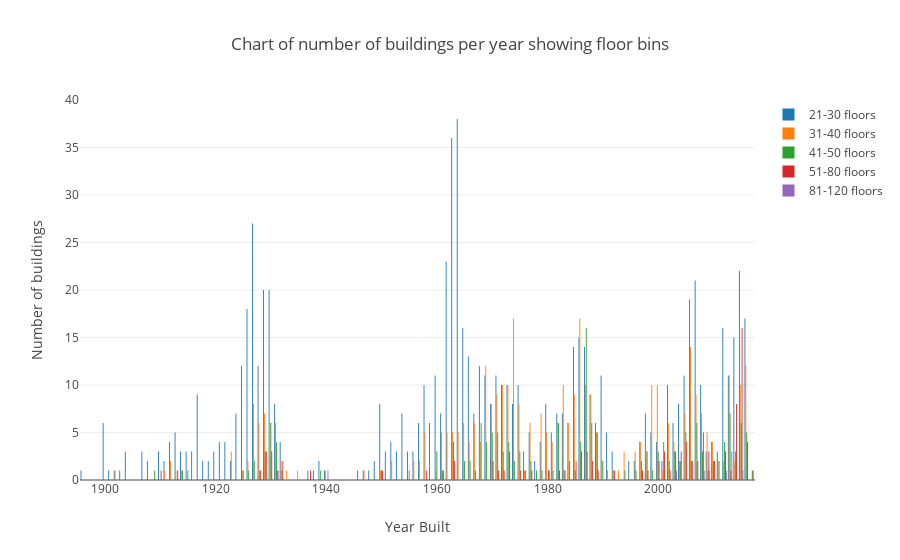

Notebook cell for this chart:
### Code cell
pd.options.display.max_rows = None

#Get subset of records where the number of floors is greater than equal to 20
ny_20fl_abv = ny[ny['NumFloors'] >= 20]


#create bins of increasing proportion to capture high bounds of number of floors
bins =[20,30,40,50,80,120]
group_names =['21-30 floors', '31-40 floors','41-50 floors','51-80 floors','81-120 floors']

#Create floor_bin variable
ny_20fl_abv['floor_bin'] = pd.cut(ny_20fl_abv['NumFloors'],bins,labels=group_names)

b= pd.DataFrame(ny_20fl_abv.groupby(['YearBuilt','floor_bin']).BBL.agg(['count']).reset_index().rename(columns={'count': 'No_buildings'}))

#transform the building count to log so that the small number of buildings that had high number of floors 
#in earlier years will be highlighted
#b.No_buildings =1/(b.No_buildings)


trace1 = go.Bar(
    x=b[(b.floor_bin == '21-30 floors') ].YearBuilt,
    y=b[(b.floor_bin == '21-30 floors') ].No_buildings,
    name='21-30 floors'
)
trace2 = go.Bar(
    x=b[(b.floor_bin == '31-40 floors') ].YearBuilt,
    y=b[(b.floor_bin == '31-40 floors') ].No_buildings,
    name='31-40 floors'
)

trace3 = go.Bar(
    x=b[(b.floor_bin == '41-50 floors') ].YearBuilt,
    y=b[(b.floor_bin == '41-50 floors') ].No_buildings,
    name='41-50 floors'
)

trace4 = go.Bar(
    x=b[(b.floor_bin == '51-80 floors') ].YearBuilt,
    y=b[(b.floor_bin == '51-80 floors') ].No_buildings,
    name='51-80 floors'
)

trace5 = go.Bar(
    x=b[(b.floor_bin == '81-120 floors') ].YearBuilt,
    y=b[(b.floor_bin == '81-120 floors') ].No_buildings,
    name='81-120 floors'
)





data = [trace1, trace2, trace3, trace4, trace5]
layout = go.Layout(
    barmode='group',
    title='Chart of number of buildings per year showing floor bins',
     xaxis={'title': 'Year Built'},
     yaxis= {'title': 'Number of buildings'},
)
fig = go.Figure(data=data, layout=layout)
plotly.offline.iplot(fig, filename='basic-bar')

### Figure 1 — Plotly figure (JSON) as saved in the notebook; plotly's stock layout.template omitted (floating-point values rounded to 4 significant figures)
{"data": [{"name": "21-30 floors", "type": "bar", "x": [1896, 1900, 1901, 1902, 1903, 1904, 1907, 1908, 1910, 1911, 1912, 1913, 1914, 1915, 1916, 1917, 1918, 1919, 1920, 1921, 1922, 1923, 1924, 1925, 1926, 1927, 1928, 1929, 1930, 1931, 1932, 1937, 1938, 1939, 1940, 1946, 1947, 1948, 1949, 1950, 1951, 1952, 1953, 1954, 1955, 1956, 1957, 1958, 1959, 1960, 1961, 1962, 1963, 1964, 1965, 1966, 1967, 1968, 1969, 1970, 1971, 1972, 1973, 1974, 1975, 1976, 1977, 1978, 1979, 1980, 1981, 1982, 1983, 1984, 1985, 1986, 1987, 1988, 1989, 1990, 1991, 1992, 1995, 1996, 1997, 1998, 1999, 2000, 2001, 2002, 2003, 2004, 2005, 2006, 2007, 2008, 2009, 2010, 2011, 2012, 2013, 2014, 2015, 2016], "y": [1, 6, 1, 1, 1, 3, 3, 2, 3, 2, 4, 5, 3, 3, 3, 9, 2, 2, 3, 4, 4, 2, 7, 12, 18, 27, 12, 20, 20, 8, 4, 1, 1, 2, 1, 1, 1, 1, 2, 8, 3, 4, 3, 7, 3, 3, 6, 10, 6, 11, 7, 23, 36, 38, 16, 13, 7, 12, 11, 8, 11, 10, 10, 8, 10, 3, 5, 2, 4, 8, 5, 7, 7, 6, 14, 15, 14, 9, 6, 11, 5, 3, 2, 2, 4, 7, 5, 4, 2, 10, 6, 8, 11, 19, 21, 10, 3, 4, 3, 16, 11, 15, 22, 17]}, {"name": "31-40 floors", "type": "bar", "x": [1902, 1911, 1912, 1913, 1914, 1923, 1925, 1926, 1927, 1928, 1929, 1930, 1931, 1932, 1933, 1935, 1940, 1947, 1950, 1952, 1956, 1957, 1958, 1960, 1961, 1962, 1963, 1964, 1965, 1966, 1967, 1968, 1969, 1970, 1971, 1972, 1973, 1974, 1975, 1976, 1977, 1979, 1980, 1981, 1982, 1983, 1984, 1985, 1986, 1987, 1988, 1989, 1990, 1991, 1992, 1993, 1994, 1996, 1997, 1998, 1999, 2000, 2001, 2002, 2003, 2004, 2005, 2006, 2007, 2008, 2009, 2010, 2011, 2012, 2013, 2014, 2015, 2016], "y": [1, 1, 2, 1, 1, 3, 1, 2, 8, 6, 7, 6, 6, 2, 1, 1, 1, 1, 1, 2, 2, 2, 5, 1, 5, 5, 5, 5, 6, 4, 6, 4, 12, 8, 9, 10, 10, 17, 8, 1, 6, 7, 5, 4, 6, 10, 6, 9, 17, 10, 9, 5, 2, 1, 1, 1, 3, 3, 4, 3, 10, 10, 1, 6, 4, 2, 7, 14, 9, 7, 5, 4, 2, 2, 11, 2, 10, 12]}, {"name": "41-50 floors", "type": "bar", "x": [1909, 1914, 1915, 1925, 1926, 1927, 1928, 1929, 1930, 1931, 1932, 1939, 1950, 1955, 1960, 1961, 1963, 1965, 1966, 1967, 1968, 1969, 1970, 1971, 1972, 1973, 1974, 1975, 1976, 1977, 1978, 1979, 1981, 1982, 1983, 1984, 1985, 1986, 1987, 1988, 1989, 1990, 1992, 1994, 1996, 1997, 1998, 1999, 2000, 2001, 2002, 2003, 2004, 2005, 2006, 2007, 2008, 2009, 2010, 2011, 2012, 2013, 2014, 2015, 2016, 2017], "y": [1, 1, 1, 1, 1, 2, 1, 3, 6, 4, 1, 1, 1, 1, 3, 1, 4, 2, 2, 1, 6, 4, 5, 5, 3, 4, 2, 3, 1, 2, 1, 1, 1, 6, 1, 2, 1, 4, 16, 6, 5, 2, 1, 1, 1, 2, 3, 1, 3, 4, 2, 3, 2, 5, 2, 6, 3, 1, 2, 2, 4, 7, 3, 6, 5, 1]}, {"name": "51-80 floors", "type": "bar", "x": [1910, 1913, 1928, 1929, 1930, 1931, 1932, 1937, 1950, 1958, 1961, 1963, 1970, 1971, 1972, 1973, 1975, 1977, 1980, 1982, 1983, 1985, 1986, 1987, 1988, 1989, 1992, 1997, 1998, 2000, 2001, 2002, 2003, 2004, 2005, 2006, 2007, 2008, 2009, 2010, 2012, 2013, 2014, 2015, 2016, 2017], "y": [1, 1, 1, 3, 3, 1, 2, 1, 1, 1, 1, 2, 2, 1, 1, 3, 1, 1, 1, 1, 1, 2, 3, 3, 2, 1, 1, 1, 1, 2, 3, 1, 3, 3, 4, 2, 2, 5, 3, 2, 3, 1, 8, 16, 4, 1]}, {"name": "81-120 floors", "type": "bar", "x": [1931, 1940, 1980, 2003, 2008, 2009, 2012, 2013, 2015], "y": [1, 1, 1, 1, 1, 1, 1, 3, 1]}], "layout": {"barmode": "group", "title": "Chart of number of buildings per year showing floor bins", "xaxis": {"title": "Year Built"}, "yaxis": {"title": "Number of buildings"}}}
